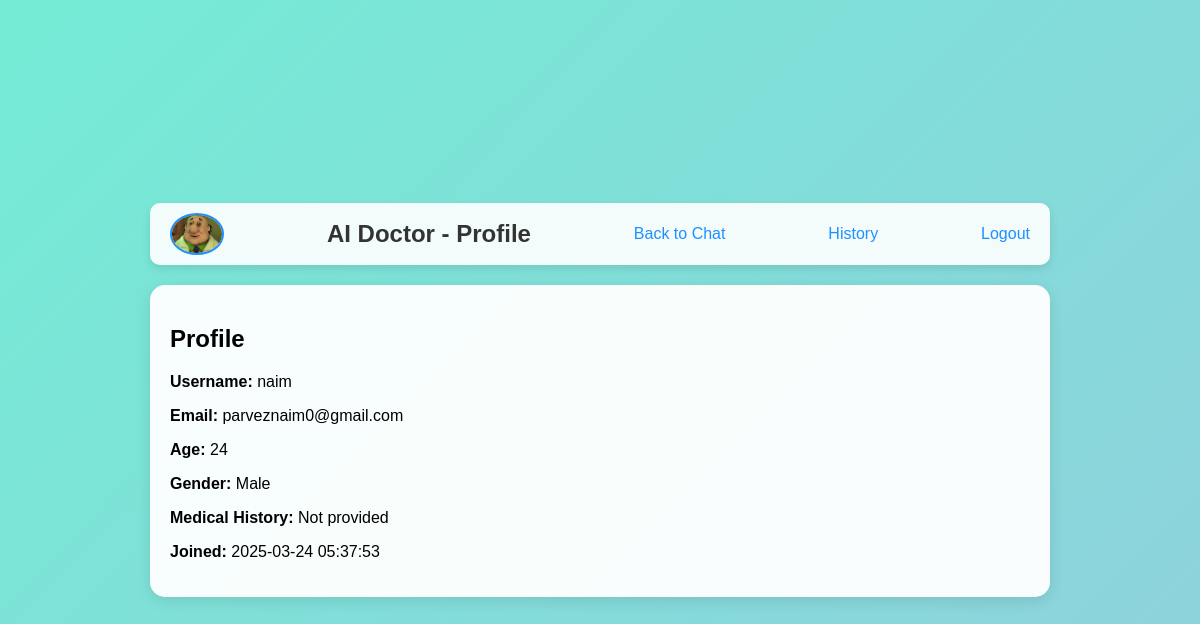
/auth/profile (signed in), run on the app's committed database.
### app/models.py (models this page shows, shortened)
class User(UserMixin, db.Model):
    id = db.Column(db.Integer, primary_key=True)
    username = db.Column(db.String(64), unique=True, nullable=False)
    email = db.Column(db.String(120), unique=True, nullable=False)
    password_hash = db.Column(db.String(128))
    date_of_birth = db.Column(db.Date)
    gender = db.Column(db.String(10))
    medical_history = db.Column(db.Text)  # New field for medical history
    created_at = db.Column(db.DateTime, default=datetime.utcnow)
    conversations = db.relationship('Conversation', backref='user', lazy='dynamic')
    @property
    def age(self):
        if self.date_of_birth:
            today = datetime.today()
            return today.year - self.date_of_birth.year - ((today.month, today.day) < (self.date_of_birth.month, self.date_of_birth.day))
        return None

### app/routes/auth.py (the view)
@auth_bp.route('/profile')
@login_required
def profile():
    return render_template('profile.html', user=current_user)

### app/models.py (called while the page is built)
@login_manager.user_loader
def load_user(id):
    return User.query.get(int(id))

### templates/profile.html (shortened to what this page needs)
{% extends "base.html" %}
{% block content %}
    <header>
        <img src="{{ url_for('static', filename='images/doctor-avatar.png') }}" alt="Doctor" class="logo">
        <h1>AI Doctor - Profile</h1>
        <a href="{{ url_for('chat.chat_page') }}">Back to Chat</a>
        <a href="{{ url_for('main.history') }}">History</a>
        <a href="{{ url_for('auth.logout') }}">Logout</a>
    </header>
    <div class="chat-window">
        <h2>Profile</h2>
        <p><strong>Username:</strong> {{ user.username }}</p>
        <p><strong>Email:</strong> {{ user.email }}</p>
        {% if user.age %}
            <p><strong>Age:</strong> {{ user.age }}</p>
        {% endif %}
        {% if user.gender %}
            <p><strong>Gender:</strong> {{ user.gender }}</p>
        {% endif %}
        {% if user.medical_history %}
            <p><strong>Medical History:</strong> {{ user.medical_history }}</p>
        {% else %}
            <p><strong>Medical History:</strong> Not provided</p>
        {% endif %}
        <p><strong>Joined:</strong> {{ user.created_at.strftime('%Y-%m-%d %H:%M:%S') }}</p>
    </div>
{% endblock %}

### static/css/style.css (style rules this page uses)
body { background: linear-gradient(135deg, #74ebd5, #acb6e5); font-family: 'Poppins', sans-serif; margin: 0; min-height: 100vh; display: flex; justify-content: center; align-items: center; background-size: 200% 200%; animation: gradientShift 15s ease infinite; }
header { display: flex; justify-content: space-between; align-items: center; background: rgba(255, 255, 255, 0.9); padding: 10px 20px; border-radius: 10px; box-shadow: 0 4px 10px rgba(0, 0, 0, 0.1); }
.logo { width: 50px; border-radius: 50%; border: 2px solid #1e90ff; }
header h1 { font-size: 24px; color: #333; margin: 0; }
header a { color: #1e90ff; text-decoration: none; font-weight: 500; transition: color 0.3s ease; }
.chat-window { background: rgba(255, 255, 255, 0.95); padding: 20px; border-radius: 15px; box-shadow: 0 4px 15px rgba(0, 0, 0, 0.1); margin-top: 20px; backdrop-filter: blur(5px); }

### data on the page
User: username "naim", email "parveznaim0@gmail.com", age "24", gender "Male", created_at "2025-03-24 05:37:53"
